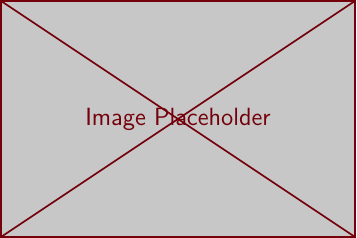
#> input picture uofsc-beamer/placeholder.png, 357 x 238 px
$ python -i filters.py   (imports and definitions only)
#> lines starting #> are read from the running program, lines starting #| are printed output that depends on the picture
"""Classical edge detection filters: Sobel, Prewitt, Canny."""

import numpy as np
from scipy import ndimage


# [59 lines left out: functions sobel_gradients, prewitt_gradients, extended_sobel_gradients, not called in this run]


def canny_edges(image, low_threshold=None, high_threshold=None, sigma=1.0):
    """Canny edge detection using scipy.

    Parameters
    ----------
    image : ndarray, shape (H, W)
    low_threshold : float, optional
    high_threshold : float, optional
    sigma : float

    Returns
    -------
    edges : ndarray, shape (H, W), dtype bool
    """
#> called with sigma = 1
    img = image.astype(np.float64)

    if sigma > 0:
        img = ndimage.gaussian_filter(img, sigma)

    grad_x = ndimage.sobel(img, axis=1)
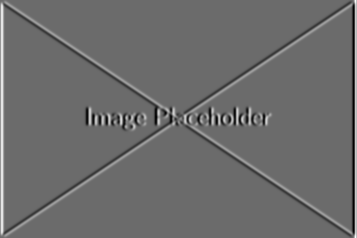
#> grad_x: shape (238, 357) float64; min -369.1, max 509.9, mean 3; drawn with min black and max white
    grad_y = ndimage.sobel(img, axis=0)
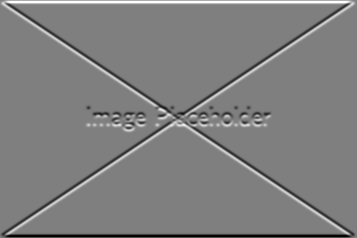
#> grad_y: shape (238, 357) float64; min -420.4, max 420.4, mean 0; drawn with min black and max white
    magnitude = np.sqrt(grad_x**2 + grad_y**2)
    angle = np.arctan2(grad_y, grad_x)
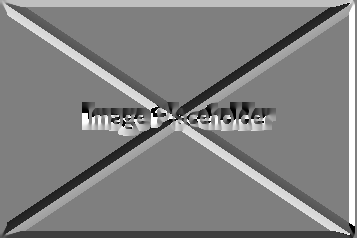
#> angle: shape (238, 357) float64; min -3.14, max 3.14, mean 0.043; drawn with min black and max white

    H, W = magnitude.shape
#> H = 238; W = 357
    nms = np.zeros_like(magnitude)

    angle_deg = np.degrees(angle) % 180
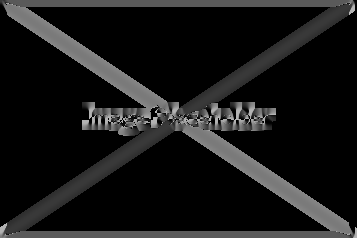
#> angle_deg: shape (238, 357) float64; min 0, max 180, mean 23.2

    for y in range(1, H - 1):
        for x in range(1, W - 1):
            a = angle_deg[y, x]

            if (0 <= a < 22.5) or (157.5 <= a < 180):
                n1, n2 = magnitude[y, x - 1], magnitude[y, x + 1]
            elif 22.5 <= a < 67.5:
                n1, n2 = magnitude[y - 1, x + 1], magnitude[y + 1, x - 1]
            elif 67.5 <= a < 112.5:
                n1, n2 = magnitude[y - 1, x], magnitude[y + 1, x]
            else:
                n1, n2 = magnitude[y - 1, x - 1], magnitude[y + 1, x + 1]

            if magnitude[y, x] >= n1 and magnitude[y, x] >= n2:
                nms[y, x] = magnitude[y, x]
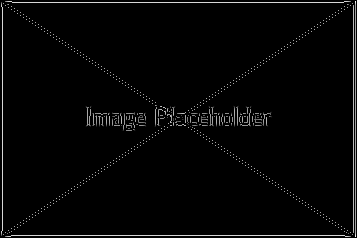
#> nms: shape (238, 357) float64; min 0, max 496.8, mean 10.8; drawn with min black and max white

    if high_threshold is None:
        high_threshold = np.percentile(nms[nms > 0], 90) if np.any(nms > 0) else 1.0
#> high_threshold = 420.4
    if low_threshold is None:
        low_threshold = high_threshold * 0.4
#> low_threshold = 168.1

    strong = nms >= high_threshold
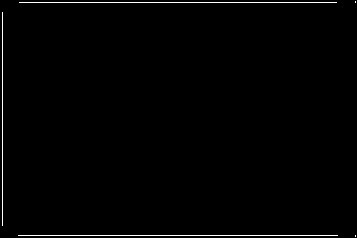
#> strong: shape (238, 357) bool; 1% white in thin lines or dots
    weak = (nms >= low_threshold) & ~strong
#> weak: shape (238, 357) bool; 2.1% white in thin lines or dots

    edges = strong.copy()
    changed = True
    while changed:
        changed = False
        for y in range(1, H - 1):
            for x in range(1, W - 1):
                if weak[y, x] and not edges[y, x]:
                    if np.any(edges[y - 1:y + 2, x - 1:x + 2]):
                        edges[y, x] = True
                        changed = True
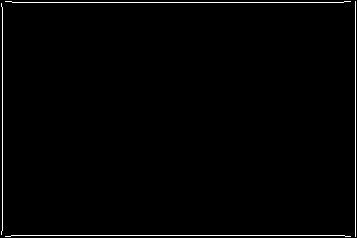
#> edges: shape (238, 357) bool; 1.4% white in thin lines or dots

    return edges


# [13 lines left out: function compute_edges_at_threshold, not called in this run]

>>> import cv2
>>> picture = cv2.imread('../../../uofsc-beamer/placeholder.png', cv2.IMREAD_GRAYSCALE)
>>> result = canny_edges(picture)
